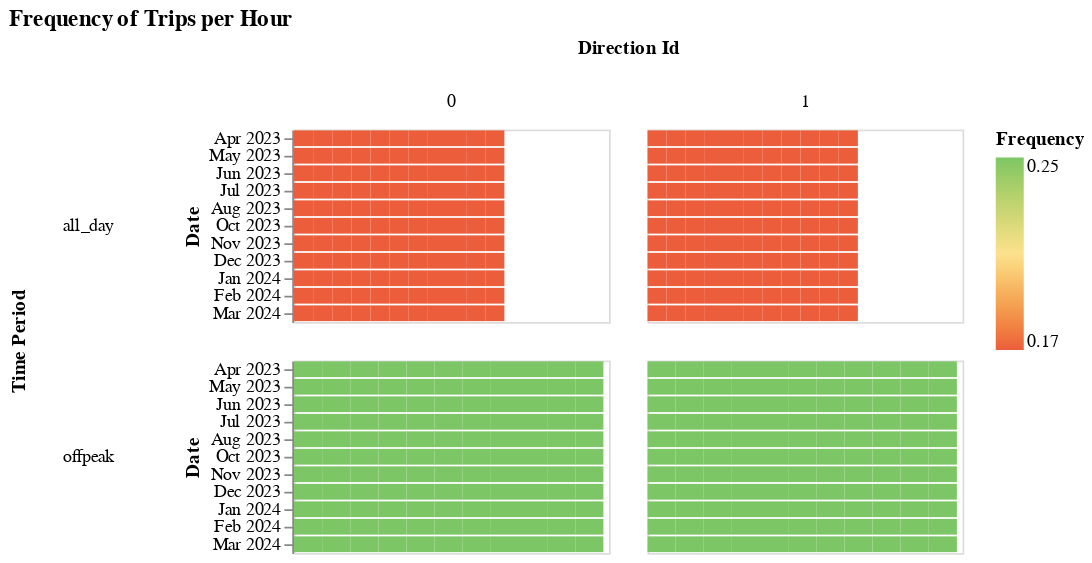

The cell this chart's notebook holds for it:
### Code cell
section2.frequency_chart(one_route)

### Figure 1 — Vega-Lite specification as saved in the notebook (floating-point values rounded to 4 significant figures; data arrays with more than 128 entries replaced by an {"elided": "..."} marker saying what was removed)
{"config": {"view": {"continuousWidth": 300, "continuousHeight": 300}}, "data": {"name": "data-78eb5229c8d4a5047744d29a3fc1acfa"}, "mark": {"type": "bar"}, "encoding": {"color": {"field": "frequency", "scale": {"range": ["#ec5d3b", "#fde18d", "#7cc665"]}, "title": "Frequency", "type": "quantitative"}, "column": {"field": "direction_id", "title": "Direction Id", "type": "nominal"}, "row": {"field": "time_period", "header": {"labelAngle": 0}, "title": "Time Period", "type": "nominal"}, "x": {"axis": null, "field": "frequency", "title": "Frequency", "type": "quantitative"}, "y": {"axis": {"format": "%b %Y"}, "field": "service_date", "timeUnit": "yearmonthdate", "title": "Date", "type": "ordinal"}}, "height": {"step": 10}, "title": "Frequency of Trips per Hour", "width": 180, "$schema": "https://vega.github.io/schema/vega-lite/v5.14.1.json", "datasets": {"data-78eb5229c8d4a5047744d29a3fc1acfa": {"elided": "484 records"}}}
